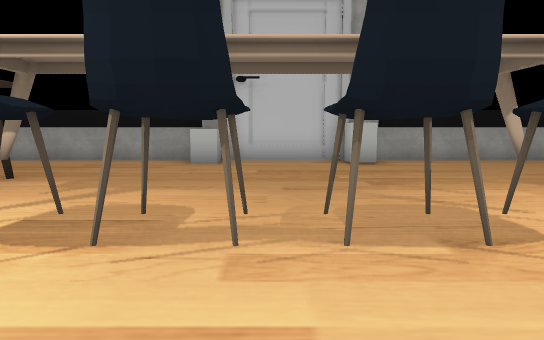
view 1 (above)

15 first-person views from a walk through a Unity game level. The camera is 1.4 m above the floor, tilts 6° down and sees 75° across. The floor is counted in squares, 2 m on a side. Each view is taken from the middle of a square. On the plan, view 1 faces up. The plan holds only what a view shows up to about 11 squares ahead; the rest is blank. The place goes on beyond the plan. The player is left out. Some surface patterns are stand-ins.

view 2
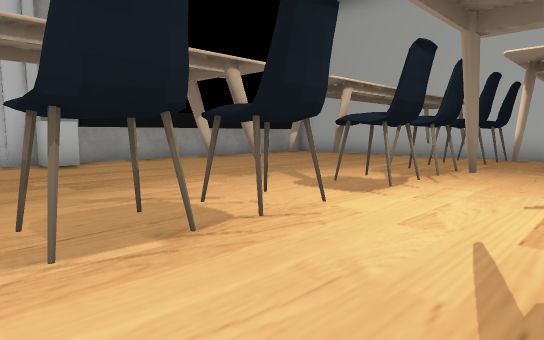

view 3
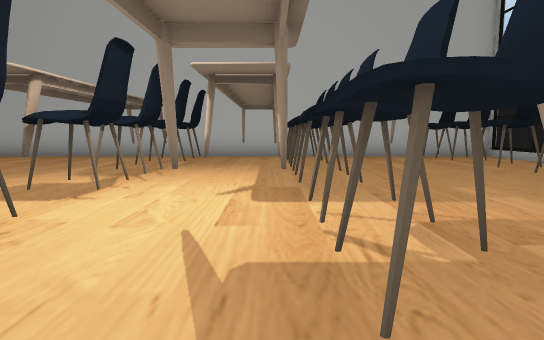

view 4
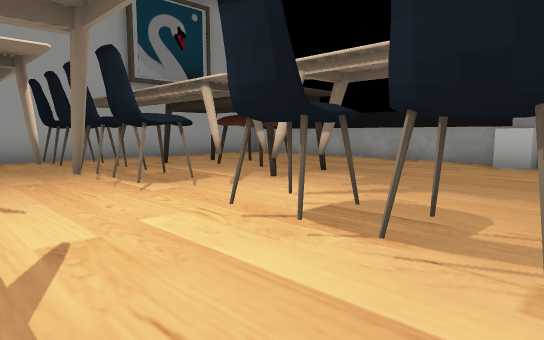

view 5
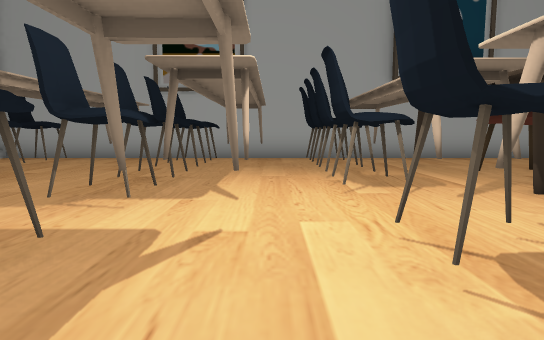

view 6
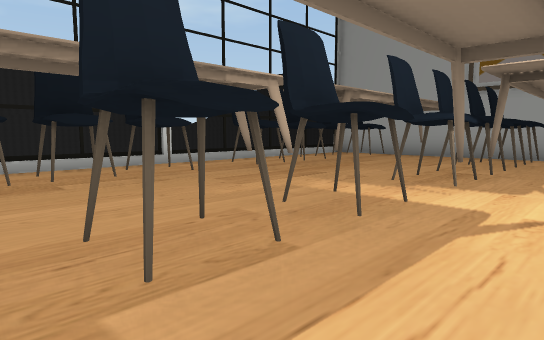

view 7
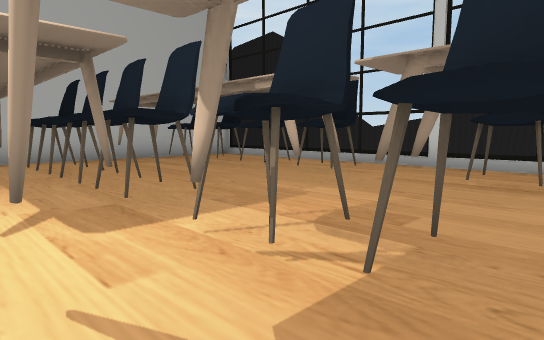

view 8
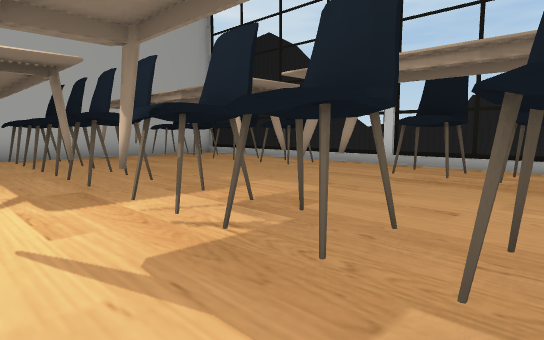

view 9
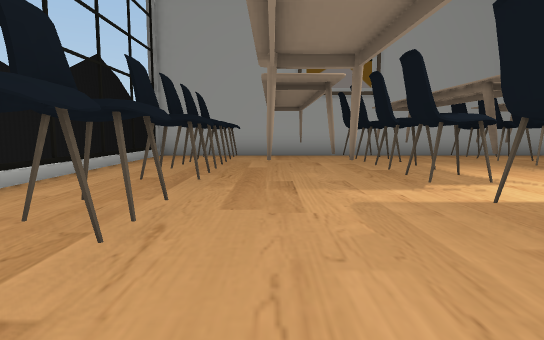

view 10
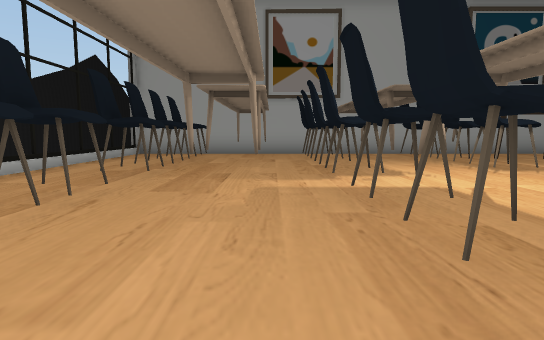

view 11
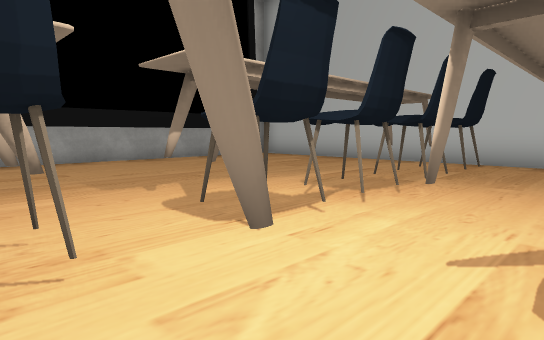

view 12
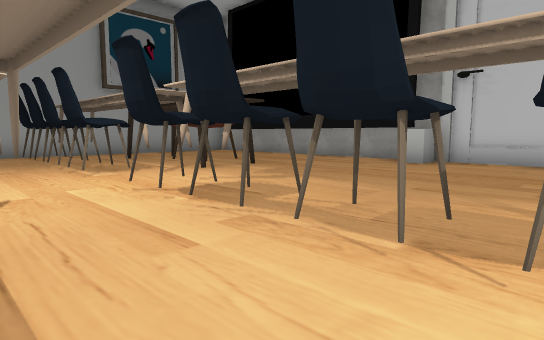

view 13
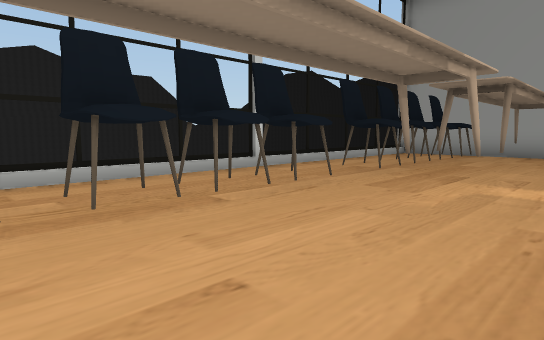

view 14
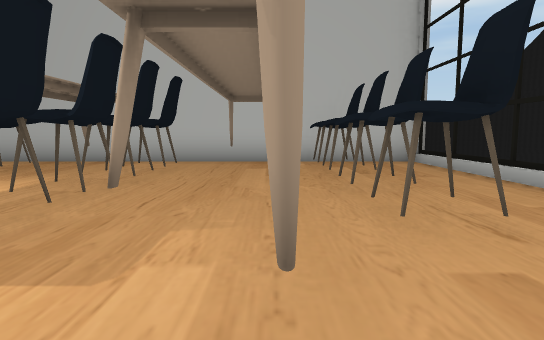

view 15
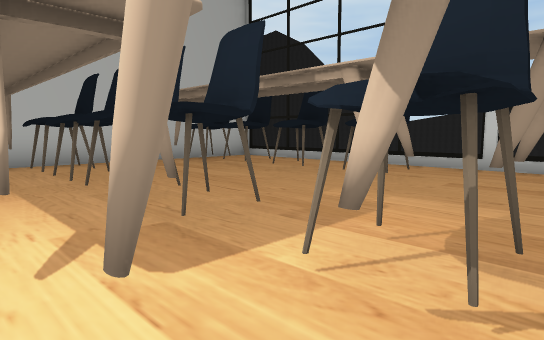

### Floor plan
Key: @ floor where view 1 was taken; # wall or solid block; x gap in a wall; . floor; B bin; C chair.
Columns run from 10 left of view 1 to 11 right of it. Each row starts with its distance up from view 1.
  9    ################
  8 #. .....B...B......  #
  7 #....................#
  6 #...C................#
  5 #.#.C................#
  4 ##.#..##....#........#
  3 ##....##......x....x.#
  2 #.CCCCC.CCCCC.CCCC.C.#
  1 ##....x.x....##....x.#
  0 ##....C.C.@..C#....x.#
 -1 #CCC.CC.CCCC.CCCCC.C.#
 -2 ##...........##....x.#
 -3 ##...........##....#.#
 -4 #.CC.CC.CCCCC..CCCCCC#
 -5 #....................#
 -6 #....................#
 -7 ######################

Positions as (right, up) in squares from view 1, and headings:
1: (0, 0), facing up
2: (0, 0), facing up-right
3: (0, 0), facing right
4: (0, 0), facing up-left
5: (0, 1), facing left
6: (1, 1), facing down-left
7: (1, 1), facing down-right
8: (0, 1), facing down-right
9: (1, -3), facing left
10: (2, -2), facing left
11: (2, 0), facing up-right
12: (2, 0), facing up-left
13: (2, -1), facing down-left
14: (2, -3), facing right
15: (2, 1), facing down-right
